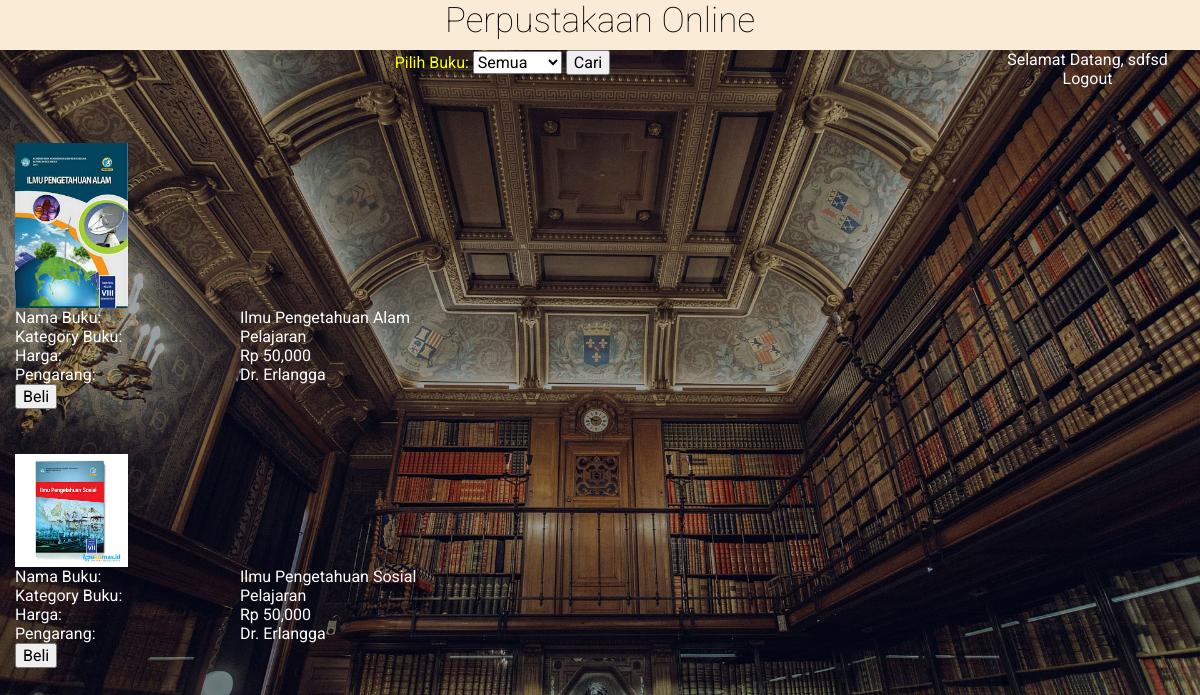
Screenshot of /home.php?id=Pelajaran (signed in) with the database file from the repository.
### tables this page shows
CREATE TABLE `tbl_book` (
  `book_id` int(11) NOT NULL,
  `book_name` varchar(100) NOT NULL,
  `book_category` varchar(100) NOT NULL,
  `book_price` int(11) NOT NULL,
  `book_author` varchar(100) NOT NULL,
  `book_image` varchar(100) NOT NULL
);

### home.php (the view, shortened to what this page needs)
<HTML>
	<head>
	<link rel="stylesheet" href="css/bootstrap.min.css" >
	 <link rel="stylesheet" href="css/style.css" type="text/css" media="all">
	</head>
	<body>
			<div class="row">
				<div class="col-md-12 judul"><h2>Perpustakaan Online</h2></div>
			</div>
			<div class="row">
				<div class="col-md-12 buku">
					<div class="row">
							<div class="col-md-10">
								<form action="controller/docaribuku.php" method="post">
					<label for="cars">Pilih Buku:</label>
					<select id="cars" name="jenis">
						<option value="all">Semua</option>
					</select>
					<input type="submit" value="Cari">
					</form>
							</div>
							<div class="col-md-2">
									<p>Selamat Datang, <?php echo $_SESSION['username']; ?> </p>
									<a href="controller/dologout.php"><p>Logout</p></a>
							</div>
					</div>
					<?php
					include 'controller/doconnect.php';
					if(isset($_GET['id']) == null){
						$sql = "SELECT * FROM tbl_book";
					}else{
						if($_GET['id'] == "all"){
							$sql = "SELECT * FROM tbl_book";
						}else{
							$sql = "SELECT * FROM tbl_book where book_category = '".$_GET['id'] ."'";
						}
					}
					$result = $conn->query($sql);
					?>
					<table>
						<?php
					while($row = $result->fetch_assoc()) {
						?>
							<tr>
								<td><img class="top-s" src="<?php echo $row['book_image']?>" width="50%"></td>
							</tr>
							<tr>
								<td>Nama Buku: </td>
								<td><?php echo $row['book_name']; ?></td>
							</tr>
							<tr>
								<td>Kategory Buku: </td>
								<td><?php echo $row['book_category']; ?></td>
							</tr>
							<tr>
								<td>Harga: </td>
								<td><?php echo 'Rp '.number_format($row['book_price']); ?></td>
							</tr>
							<tr>
								<td>Pengarang: </td>
								<td><?php echo $row['book_author']; ?></td>
							</tr>
							<tr>
								<td><a href="sucess.php"><input type="button" value="Beli"></a></td>
							</tr>
							<?php
								}
							?>
					</table>
				</div>
			</div>
	</body>
</HTML>

### css/style.css (style rules this page uses)
html,body,div,span,applet,object,iframe,h1,h2,h3,h4,h5,h6,p,blockquote,pre,a,abbr,acronym,address,big,cite,code,del,dfn,em,img,ins,kbd,q,s,samp,small,strike,strong,sub,sup,tt,var,b,u,i,dl,dt,dd,ol,nav ul,nav li,fieldset,form,label,legend,table,caption,tbody,tfoot,thead,tr,th,td,article,aside,canvas,details,embed,figure,figcaption,footer,header,hgroup,menu,nav,output,ruby,section,summary,time,mark,audio,video { margin:0;padding:0;border:0;font-size:100%;font:inherit;vertical-align:baseline; }
table { border-collapse:collapse;border-spacing:0; }
a { text-decoration:none; }
img { max-width:100%; }
body { font-family: 'Roboto', sans-serif; text-align: center; background: url("../images/background.jpg"); background-repeat: no-repeat; background-attachment: fixed; background-position: center; background-size: cover; -webkit-background-size: cover; -moz-background-size: cover; -o-background-size: cover; }
body a { transition:0.5s all; -webkit-transition:0.5s all; -moz-transition:0.5s all; -o-transition:0.5s all; -ms-transition:0.5s all; text-decoration: none; }
h2 { font-size: 35px; text-align: center; color: #FFF; font-weight: 100; margin-bottom: 20px; }
.row { margin-left: 0 !important; margin-right: 0 !important; }

### home.php (style rules this page uses)
p { color: ffffff; }
h2 { color: #000000; }
.judul { height: 50px; color: black; background-color: #FAEBD7; }
.buku { height: 450px; color: yellow; }
table { margin-top: 10px; color: #ffffff; }
.top-s { margin-top: 45px; }

### rows the page displays
tbl_book: book_image (picture), book_name "Ilmu Pengetahuan Alam", book_category "Pelajaran", book_price "50,000", book_author "Dr. Erlangga"
tbl_book: book_image (picture), book_name "Ilmu Pengetahuan Sosial", book_category "Pelajaran", book_price "50,000", book_author "Dr. Erlangga"

### other values shown
$_SESSION['username'] "sdfsd"
